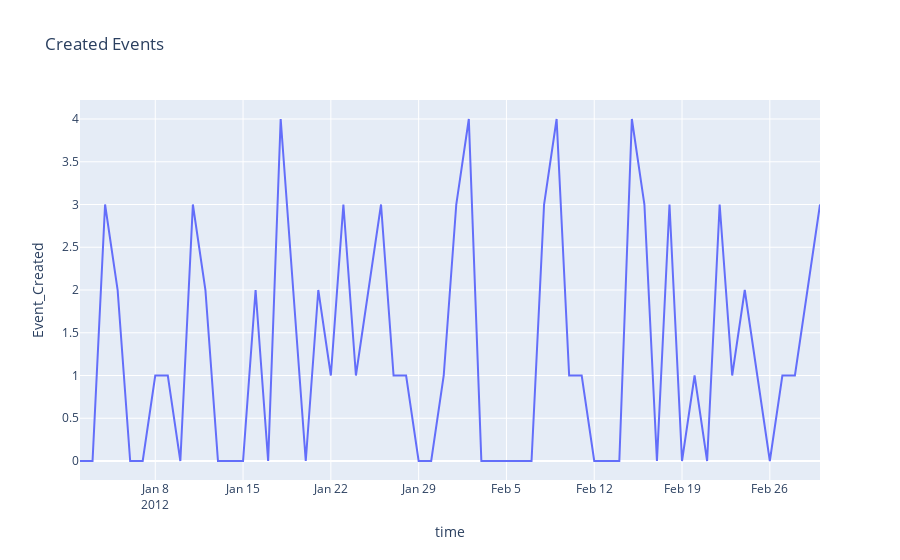

Notebook code cell kept with this figure:
### Code cell
fig = px.line(event_counts_df, x="time", y="Event_Created", title='Created Events')
fig.show()

### Figure 1 — Plotly figure (JSON) as saved in the notebook; plotly's stock layout.template omitted (floating-point values rounded to 4 significant figures)
{"data": [{"hovertemplate": "time=%{x}<br>Event_Created=%{y}<extra></extra>", "legendgroup": "", "line": {"color": "#636efa", "dash": "solid"}, "mode": "lines", "name": "", "orientation": "v", "showlegend": false, "type": "scatter", "x": ["2012-01-02T00:00:00", "2012-01-03T00:00:00", "2012-01-04T00:00:00", "2012-01-05T00:00:00", "2012-01-06T00:00:00", "2012-01-07T00:00:00", "2012-01-08T00:00:00", "2012-01-09T00:00:00", "2012-01-10T00:00:00", "2012-01-11T00:00:00", "2012-01-12T00:00:00", "2012-01-13T00:00:00", "2012-01-14T00:00:00", "2012-01-15T00:00:00", "2012-01-16T00:00:00", "2012-01-17T00:00:00", "2012-01-18T00:00:00", "2012-01-19T00:00:00", "2012-01-20T00:00:00", "2012-01-21T00:00:00", "2012-01-22T00:00:00", "2012-01-23T00:00:00", "2012-01-24T00:00:00", "2012-01-25T00:00:00", "2012-01-26T00:00:00", "2012-01-27T00:00:00", "2012-01-28T00:00:00", "2012-01-29T00:00:00", "2012-01-30T00:00:00", "2012-01-31T00:00:00", "2012-02-01T00:00:00", "2012-02-02T00:00:00", "2012-02-03T00:00:00", "2012-02-04T00:00:00", "2012-02-05T00:00:00", "2012-02-06T00:00:00", "2012-02-07T00:00:00", "2012-02-08T00:00:00", "2012-02-09T00:00:00", "2012-02-10T00:00:00", "2012-02-11T00:00:00", "2012-02-12T00:00:00", "2012-02-13T00:00:00", "2012-02-14T00:00:00", "2012-02-15T00:00:00", "2012-02-16T00:00:00", "2012-02-17T00:00:00", "2012-02-18T00:00:00", "2012-02-19T00:00:00", "2012-02-20T00:00:00", "2012-02-21T00:00:00", "2012-02-22T00:00:00", "2012-02-23T00:00:00", "2012-02-24T00:00:00", "2012-02-25T00:00:00", "2012-02-26T00:00:00", "2012-02-27T00:00:00", "2012-02-28T00:00:00", "2012-02-29T00:00:00", "2012-03-01T00:00:00"], "xaxis": "x", "y": [0, 0, 3, 2, 0, 0, 1, 1, 0, 3, 2, 0, 0, 0, 2, 0, 4, 2, 0, 2, 1, 3, 1, 2, 3, 1, 1, 0, 0, 1, 3, 4, 0, 0, 0, 0, 0, 3, 4, 1, 1, 0, 0, 0, 4, 3, 0, 3, 0, 1, 0, 3, 1, 2, 1, 0, 1, 1, 2, 3], "yaxis": "y"}], "layout": {"legend": {"tracegroupgap": 0}, "title": {"text": "Created Events"}, "xaxis": {"anchor": "y", "domain": [0, 1], "title": {"text": "time"}}, "yaxis": {"anchor": "x", "domain": [0, 1], "title": {"text": "Event_Created"}}}}
